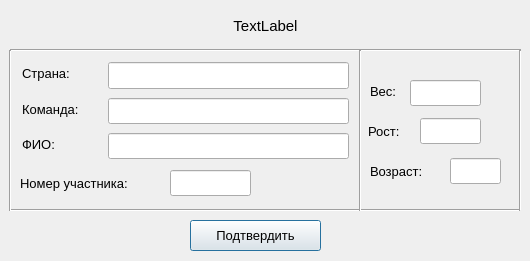
<?xml version="1.0" encoding="UTF-8"?>
<ui version="4.0">
 <class>NewPlayer</class>
 <widget class="QDialog" name="NewPlayer">
  <property name="geometry">
   <rect>
    <x>0</x>
    <y>0</y>
    <width>530</width>
    <height>261</height>
   </rect>
  </property>
  <property name="windowTitle">
   <string>Dialog</string>
  </property>
  <widget class="QPushButton" name="pushButton_confirm">
   <property name="geometry">
    <rect>
     <x>190</x>
     <y>220</y>
     <width>131</width>
     <height>31</height>
    </rect>
   </property>
   <property name="font">
    <font>
     <pointsize>10</pointsize>
    </font>
   </property>
   <property name="text">
    <string>Подтвердить</string>
   </property>
  </widget>
  <widget class="QLabel" name="label_country">
   <property name="geometry">
    <rect>
     <x>22</x>
     <y>62</y>
     <width>60</width>
     <height>23</height>
    </rect>
   </property>
   <property name="font">
    <font>
     <pointsize>10</pointsize>
    </font>
   </property>
   <property name="text">
    <string>Страна:</string>
   </property>
  </widget>
  <widget class="QLineEdit" name="lineEdit_country">
   <property name="geometry">
    <rect>
     <x>108</x>
     <y>62</y>
     <width>241</width>
     <height>27</height>
    </rect>
   </property>
   <property name="font">
    <font>
     <pointsize>10</pointsize>
    </font>
   </property>
  </widget>
  <widget class="QLineEdit" name="lineEdit_team">
   <property name="geometry">
    <rect>
     <x>108</x>
     <y>98</y>
     <width>241</width>
     <height>26</height>
    </rect>
   </property>
   <property name="font">
    <font>
     <pointsize>10</pointsize>
    </font>
   </property>
  </widget>
  <widget class="QLabel" name="label_team">
   <property name="geometry">
    <rect>
     <x>22</x>
     <y>98</y>
     <width>73</width>
     <height>23</height>
    </rect>
   </property>
   <property name="font">
    <font>
     <pointsize>10</pointsize>
    </font>
   </property>
   <property name="text">
    <string>Команда:</string>
   </property>
  </widget>
  <widget class="QLabel" name="label_name">
   <property name="geometry">
    <rect>
     <x>22</x>
     <y>133</y>
     <width>42</width>
     <height>23</height>
    </rect>
   </property>
   <property name="font">
    <font>
     <pointsize>10</pointsize>
    </font>
   </property>
   <property name="text">
    <string>ФИО:</string>
   </property>
  </widget>
  <widget class="QLabel" name="label_number">
   <property name="geometry">
    <rect>
     <x>20</x>
     <y>170</y>
     <width>141</width>
     <height>26</height>
    </rect>
   </property>
   <property name="font">
    <font>
     <pointsize>10</pointsize>
    </font>
   </property>
   <property name="text">
    <string>Номер участника:</string>
   </property>
  </widget>
  <widget class="QLabel" name="label_age">
   <property name="geometry">
    <rect>
     <x>370</x>
     <y>158</y>
     <width>66</width>
     <height>26</height>
    </rect>
   </property>
   <property name="font">
    <font>
     <pointsize>10</pointsize>
    </font>
   </property>
   <property name="text">
    <string>Возраст:</string>
   </property>
  </widget>
  <widget class="QLabel" name="label_height">
   <property name="geometry">
    <rect>
     <x>368</x>
     <y>118</y>
     <width>39</width>
     <height>26</height>
    </rect>
   </property>
   <property name="font">
    <font>
     <pointsize>10</pointsize>
    </font>
   </property>
   <property name="text">
    <string>Рост:</string>
   </property>
  </widget>
  <widget class="QLineEdit" name="lineEdit_name">
   <property name="geometry">
    <rect>
     <x>108</x>
     <y>133</y>
     <width>241</width>
     <height>26</height>
    </rect>
   </property>
   <property name="font">
    <font>
     <pointsize>10</pointsize>
    </font>
   </property>
  </widget>
  <widget class="QLineEdit" name="lineEdit_number">
   <property name="geometry">
    <rect>
     <x>170</x>
     <y>170</y>
     <width>81</width>
     <height>26</height>
    </rect>
   </property>
   <property name="font">
    <font>
     <pointsize>10</pointsize>
    </font>
   </property>
  </widget>
  <widget class="QLineEdit" name="lineEdit_age">
   <property name="geometry">
    <rect>
     <x>450</x>
     <y>158</y>
     <width>51</width>
     <height>26</height>
    </rect>
   </property>
   <property name="font">
    <font>
     <pointsize>10</pointsize>
    </font>
   </property>
  </widget>
  <widget class="QLineEdit" name="lineEdit_height">
   <property name="geometry">
    <rect>
     <x>420</x>
     <y>118</y>
     <width>61</width>
     <height>26</height>
    </rect>
   </property>
   <property name="font">
    <font>
     <pointsize>10</pointsize>
    </font>
   </property>
  </widget>
  <widget class="QLabel" name="label_weight">
   <property name="geometry">
    <rect>
     <x>370</x>
     <y>78</y>
     <width>31</width>
     <height>26</height>
    </rect>
   </property>
   <property name="font">
    <font>
     <pointsize>10</pointsize>
    </font>
   </property>
   <property name="text">
    <string>Вес:</string>
   </property>
  </widget>
  <widget class="QLineEdit" name="lineEdit_weight">
   <property name="geometry">
    <rect>
     <x>410</x>
     <y>80</y>
     <width>71</width>
     <height>26</height>
    </rect>
   </property>
   <property name="font">
    <font>
     <pointsize>10</pointsize>
    </font>
   </property>
  </widget>
  <widget class="QLabel" name="label_Title">
   <property name="geometry">
    <rect>
     <x>10</x>
     <y>10</y>
     <width>511</width>
     <height>31</height>
    </rect>
   </property>
   <property name="font">
    <font>
     <pointsize>11</pointsize>
    </font>
   </property>
   <property name="text">
    <string>TextLabel</string>
   </property>
   <property name="alignment">
    <set>Qt::AlignCenter</set>
   </property>
  </widget>
  <widget class="Line" name="line">
   <property name="geometry">
    <rect>
     <x>10</x>
     <y>40</y>
     <width>511</width>
     <height>21</height>
    </rect>
   </property>
   <property name="orientation">
    <enum>Qt::Horizontal</enum>
   </property>
  </widget>
  <widget class="Line" name="line_2">
   <property name="geometry">
    <rect>
     <x>10</x>
     <y>200</y>
     <width>511</width>
     <height>21</height>
    </rect>
   </property>
   <property name="orientation">
    <enum>Qt::Horizontal</enum>
   </property>
  </widget>
  <widget class="Line" name="line_3">
   <property name="geometry">
    <rect>
     <x>0</x>
     <y>50</y>
     <width>20</width>
     <height>161</height>
    </rect>
   </property>
   <property name="orientation">
    <enum>Qt::Vertical</enum>
   </property>
  </widget>
  <widget class="Line" name="line_4">
   <property name="geometry">
    <rect>
     <x>510</x>
     <y>50</y>
     <width>20</width>
     <height>161</height>
    </rect>
   </property>
   <property name="orientation">
    <enum>Qt::Vertical</enum>
   </property>
  </widget>
  <widget class="Line" name="line_5">
   <property name="geometry">
    <rect>
     <x>350</x>
     <y>50</y>
     <width>20</width>
     <height>161</height>
    </rect>
   </property>
   <property name="orientation">
    <enum>Qt::Vertical</enum>
   </property>
  </widget>
 </widget>
 <resources/>
 <connections/>
</ui>
